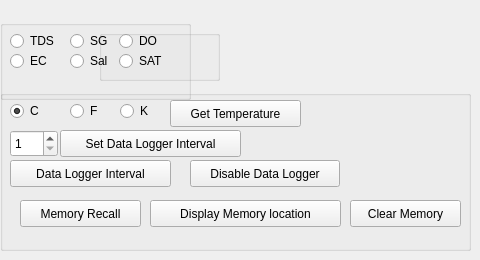
      <widget class="QWidget" name="tab_6">
       <attribute name="title">
        <string>Options</string>
       </attribute>
       <widget class="QGroupBox" name="ecOptions">
        <property name="geometry">
         <rect>
          <x>0</x>
          <y>20</y>
          <width>191</width>
          <height>80</height>
         </rect>
        </property>
        <property name="title">
         <string/>
        </property>
        <widget class="QRadioButton" name="tdsO">
         <property name="geometry">
          <rect>
           <x>10</x>
           <y>10</y>
           <width>117</width>
           <height>22</height>
          </rect>
         </property>
         <property name="text">
          <string>TDS</string>
         </property>
         <property name="autoExclusive">
          <bool>false</bool>
         </property>
        </widget>
        <widget class="QRadioButton" name="ecO">
         <property name="geometry">
          <rect>
           <x>10</x>
           <y>30</y>
           <width>117</width>
           <height>22</height>
          </rect>
         </property>
         <property name="text">
          <string>EC</string>
         </property>
         <property name="autoExclusive">
          <bool>false</bool>
         </property>
        </widget>
        <widget class="QRadioButton" name="sgO">
         <property name="geometry">
          <rect>
           <x>70</x>
           <y>10</y>
           <width>117</width>
           <height>22</height>
          </rect>
         </property>
         <property name="text">
          <string>SG</string>
         </property>
         <property name="autoExclusive">
          <bool>false</bool>
         </property>
        </widget>
        <widget class="QRadioButton" name="sO">
         <property name="geometry">
          <rect>
           <x>70</x>
           <y>30</y>
           <width>117</width>
           <height>22</height>
          </rect>
         </property>
         <property name="text">
          <string>Sal</string>
         </property>
         <property name="autoExclusive">
          <bool>false</bool>
         </property>
        </widget>
       </widget>
       <widget class="QGroupBox" name="rtdOptions">
        <property name="geometry">
         <rect>
          <x>0</x>
          <y>90</y>
          <width>471</width>
          <height>161</height>
         </rect>
        </property>
        <property name="title">
         <string/>
        </property>
        <widget class="QRadioButton" name="tempC">
         <property name="geometry">
          <rect>
           <x>10</x>
           <y>10</y>
           <width>117</width>
           <height>22</height>
          </rect>
         </property>
         <property name="text">
          <string>C</string>
         </property>
         <property name="checked">
          <bool>true</bool>
         </property>
         <property name="autoExclusive">
          <bool>true</bool>
         </property>
        </widget>
        <widget class="QRadioButton" name="tempF">
         <property name="geometry">
          <rect>
           <x>70</x>
           <y>10</y>
           <width>117</width>
           <height>22</height>
          </rect>
         </property>
         <property name="text">
          <string>F</string>
         </property>
         <property name="autoExclusive">
          <bool>true</bool>
         </property>
        </widget>
        <widget class="QRadioButton" name="tempK">
         <property name="geometry">
          <rect>
           <x>120</x>
           <y>10</y>
           <width>117</width>
           <height>22</height>
          </rect>
         </property>
         <property name="text">
          <string>K</string>
         </property>
         <property name="autoExclusive">
          <bool>true</bool>
         </property>
        </widget>
        <widget class="QPushButton" name="rtdTemp">
         <property name="geometry">
          <rect>
           <x>170</x>
           <y>10</y>
           <width>131</width>
           <height>27</height>
          </rect>
         </property>
         <property name="text">
          <string>Get Temperature</string>
         </property>
        </widget>
        <widget class="QSpinBox" name="dataLoggerInterval">
         <property name="geometry">
          <rect>
           <x>10</x>
           <y>40</y>
           <width>48</width>
           <height>27</height>
          </rect>
         </property>
         <property name="minimum">
          <number>1</number>
         </property>
         <property name="maximum">
          <number>100</number>
         </property>
        </widget>
        <widget class="QPushButton" name="setDLI">
         <property name="geometry">
          <rect>
           <x>60</x>
           <y>40</y>
           <width>181</width>
           <height>27</height>
          </rect>
         </property>
         <property name="text">
          <string>Set Data Logger Interval</string>
         </property>
        </widget>
        <widget class="QPushButton" name="disableDL">
         <property name="geometry">
          <rect>
           <x>190</x>
           <y>70</y>
           <width>150</width>
           <height>27</height>
          </rect>
         </property>
         <property name="text">
          <string>Disable Data Logger</string>
         </property>
        </widget>
        <widget class="QPushButton" name="getDLI">
         <property name="geometry">
          <rect>
           <x>10</x>
           <y>70</y>
           <width>161</width>
           <height>27</height>
          </rect>
         </property>
         <property name="text">
          <string>Data Logger Interval</string>
         </property>
        </widget>
        <widget class="QPushButton" name="memoryRecall">
         <property name="geometry">
          <rect>
           <x>20</x>
           <y>110</y>
           <width>121</width>
           <height>27</height>
          </rect>
         </property>
         <property name="text">
          <string>Memory Recall</string>
         </property>
        </widget>
        <widget class="QPushButton" name="memoryLocation">
         <property name="geometry">
          <rect>
           <x>150</x>
           <y>110</y>
           <width>191</width>
           <height>27</height>
          </rect>
         </property>
         <property name="text">
          <string>Display Memory location</string>
         </property>
        </widget>
        <widget class="QPushButton" name="memoryClear">
         <property name="geometry">
          <rect>
           <x>350</x>
           <y>110</y>
           <width>111</width>
           <height>27</height>
          </rect>
         </property>
         <property name="text">
          <string>Clear Memory</string>
         </property>
        </widget>
       </widget>
       <widget class="QGroupBox" name="doOptions">
        <property name="geometry">
         <rect>
          <x>99</x>
          <y>30</y>
          <width>121</width>
          <height>51</height>
         </rect>
        </property>
        <widget class="QRadioButton" name="doO">
         <property name="geometry">
          <rect>
           <x>20</x>
           <y>0</y>
           <width>117</width>
           <height>22</height>
          </rect>
         </property>
         <property name="text">
          <string>DO</string>
         </property>
         <property name="autoExclusive">
          <bool>false</bool>
         </property>
        </widget>
        <widget class="QRadioButton" name="satO">
         <property name="geometry">
          <rect>
           <x>20</x>
           <y>20</y>
           <width>117</width>
           <height>22</height>
          </rect>
         </property>
         <property name="text">
          <string>SAT</string>
         </property>
         <property name="autoExclusive">
          <bool>false</bool>
         </property>
        </widget>
       </widget>
      </widget>
